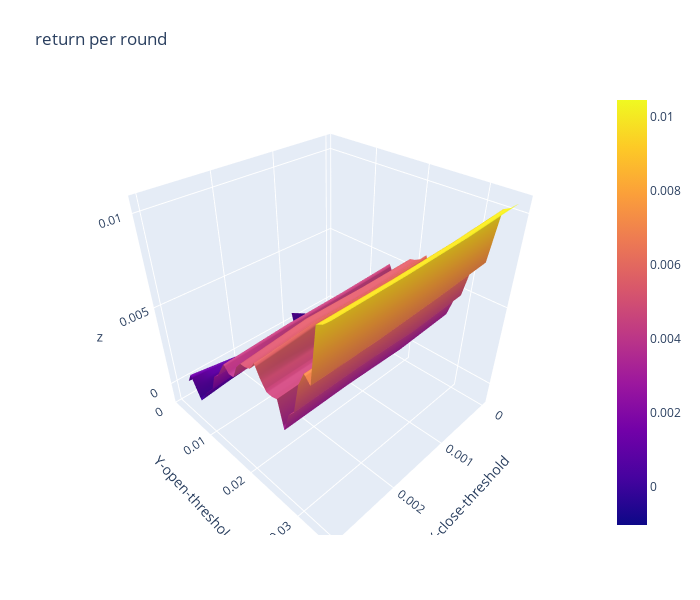

The code cell stored with this chart in its notebook:
### Code cell
import plotly.graph_objects as go

x_data = df_return_per_round.columns.to_list() # close threshold

y_data = df_return_per_round.index.to_list() # open threshold

z_data = df_return_per_round.copy(deep=True) # return per round

fig = go.Figure(data=[go.Surface(z=z_data.values,x=x_data,y=y_data)])

fig.update_layout(title="return per round", # 标题
                  autosize=False,  # 尺度自动缩放
                  width=700,  # 长宽
                  height=600,
                  margin=dict(l=65,r=50,b=65,t=90),  # 4个位置的距离
                  scene=dict(xaxis_title='X-close-threshold',yaxis_title='Y-open-threshold')
                 )

fig.show()

### Figure 1 — Plotly figure (JSON) as saved in the notebook; plotly's stock layout.template omitted (floating-point values rounded to 4 significant figures; data arrays with more than 128 entries replaced by an {"elided": "..."} marker saying what was removed)
{"data": [{"type": "surface", "x": [0, 0.001, 0.002, 0.003], "y": [0.001, 0.002, 0.003, 0.004, 0.005, 0.006, 0.007, 0.008, 0.009, 0.01, 0.011, 0.012, 0.013, 0.014, 0.015, 0.016, 0.017, 0.018, 0.019, 0.02, 0.021, 0.022, 0.023, 0.024, 0.025, 0.026, 0.027, 0.028, 0.029, 0.03, 0.031, 0.032, 0.033, 0.034, 0.035], "z": {"elided": "35x4 float values"}}], "layout": {"autosize": false, "height": 600, "margin": {"b": 65, "l": 65, "r": 50, "t": 90}, "scene": {"xaxis": {"title": {"text": "X-close-threshold"}}, "yaxis": {"title": {"text": "Y-open-threshold"}}}, "title": {"text": "return per round"}, "width": 700}}
